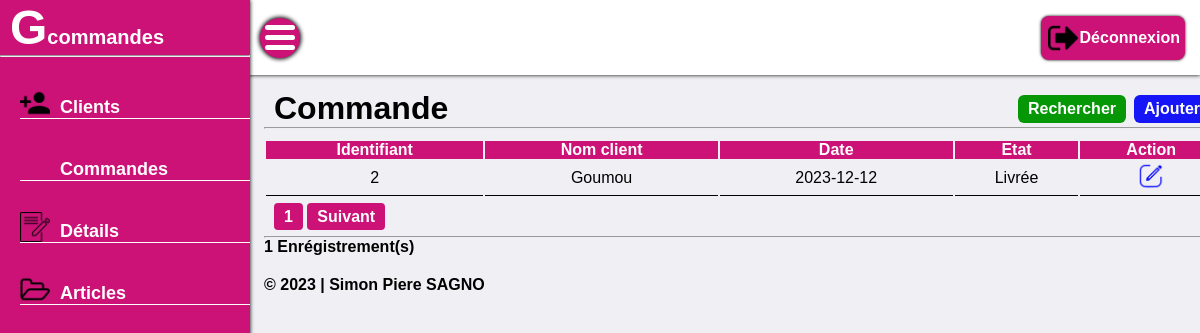
/commande.php (signed in), run on the app's committed database.
### tables this page shows
CREATE TABLE `t_commande` (
  `id_commande` int(10) UNSIGNED NOT NULL,
  `client` int(10) UNSIGNED DEFAULT NULL,
  `date_cmd` date DEFAULT NULL,
  `etat` int(10) UNSIGNED DEFAULT NULL
);

CREATE TABLE `t_client` (
  `id_client` int(10) UNSIGNED NOT NULL,
  `nom_client` varchar(255) DEFAULT NULL,
  `prenom_client` varchar(255) DEFAULT NULL,
  `tel_client` int(10) DEFAULT NULL,
  `email_client` varchar(255) DEFAULT NULL,
  `adresse_client` varchar(255) DEFAULT NULL
);

CREATE TABLE `t_etat` (
  `id_etat` int(10) UNSIGNED NOT NULL,
  `nom_etat` varchar(20) DEFAULT NULL
);

### commande.php (the view, shortened to what this page needs)
<?php
    try{
        $pdo = new PDO("mysql:host=localhost;dbname=g_commande;charset=utf8","root","");
    }catch (PDOException $exception) {
        header("Location:404.php");
    }
?>
<!DOCTYPE html>
<html lang="en">
<head>
    <link rel="stylesheet" href="style.css">
</head>
<body>
    <div class="wrap">
        <div class="slide_bar">
            <h1>G<span>commandes</span></h1>
            <hr>
            <div class="slide_list">
                    <a href="client.php">
                        <img src="icone/client.png" alt="">
                        <span>Clients</span>
                    </a>
                    <a href="commande.php">
                        <span>Commandes</span>
                    </a>
                    <a href="detail.php">
                        <img src="icone/detail.png" alt="">
                        <span>Détails</span>
                    </a>
                    <a href="article.php">
                        <img src="icone/article.png" alt="">
                        <span>Articles</span>
                    </a>
            </div>
        </div>
        <div class="header">
            <div class="sub_option">
                <div class="menu_icon"></div>
            </div>
            <div class="subMenu_item">
                 <a href="deconnexion.php" id="disconnect">
                    <img src="icone/deconnexion.png" alt="">
                    <span>Déconnexion</span>
                </a>
            </div>
        </div>
        <div class="main">
            <div class="main_option">
                <h1>Commande</h1>
                <div class="main_sub_option">
                    <a href="rchCommande.php">Rechercher</a>
                    <a href="addCommande.php">Ajouter</a>
                </div>
            </div>
            <hr>
            <div class="main_table">
                <table>
                    <thead>
                        <tr>
                            <th>Identifiant</th>
                            <th>Nom client</th>
                            <th>Date</th>
                            <th>Etat</th>
                            <th>Action</th>
                        </tr>
                    </thead>
                    <?php
                        if (isset($_GET['page'])){
                            $page = $_GET['page'];
                        }else{
                            $page = 1;
                        }
                        $nbr_page = 10;
                        $debut = ($page-1)*10;
                        $affichage = $pdo->query("SELECT id_commande,client, date_cmd, etat, id_client, nom_client AS t_client,id_etat, nom_etat AS t_etat FROM t_commande INNER JOIN t_client ON t_commande.client=t_client.id_client INNER JOIN t_etat ON t_commande.etat=t_etat.id_etat ORDER BY id_commande DESC LIMIT $debut,$nbr_page");
                        while($affichages = $affichage->fetch()){
                    ?>
                    <tbody>
                        <tr>
                            <td><?php echo $affichages["id_commande"]; ?></td>
                            <td><?php echo $affichages["t_client"]; ?></td>
                            <td><?php echo $affichages["date_cmd"]; ?></td>
                            <td><?php echo $affichages["t_etat"]; ?></td>
                            <td>
                                <a href="editerCommande.php?id=<?php echo $affichages["id_commande"]; ?>"><img src="icone/edit.png" alt="" width="30px"></a>
                            </td>
                        </tr>
                    </tbody>
                    <?php
                        }
                    ?>
                </table>
                <div class="main_pagination">
                    <?php
                        $query = $pdo->query("SELECT * FROM t_commande");
                        $compteur = $query->rowCount();
                        $total = ceil($compteur/$nbr_page = 10);
                    ?>
                     <?php
                        for($i=1; $i<=$total; $i++){
                    ?>
                    <a href="commande.php?page=<?php echo ($i); ?>"><?php echo $i; ?></a>
                    <?php
                        }
                        if($i>$page){
                    ?>
                    <a href="commande.php?page=<?php echo ($page+1); ?>">Suivant</a>
                    <?php
                        }
                    ?>
                </div>
            </div>
            <hr style="margin-top:10px">
                <?php
                    $enreg = $pdo->query("SELECT count(*) AS nb FROM t_commande");
                    while ($enregistrement = $enreg->fetch()){
                ?>
                    <p style="font-weight: 600;"><?php echo $enregistrement["nb"] . " Enrégistrement(s)"; ?></p>
                <?php
                    }
                ?>
            <div class="footer">
                <span id="footer">© 2023 | Simon Piere SAGNO</span>
            </div>
        </div>
    </div>
</body>
</html>

### style.css (style rules this page uses)
* { margin: 0; padding: 0; font-family: Poppins Light, sans-serif ; box-sizing: border-box; text-decoration: none; }
body { background: rgba(227, 227, 234, 0.5); }
.slide_bar { position: fixed; top: 0; left: 0; bottom: 0; width: 250px; overflow: hidden; height: 100%; background: #c17;; z-index: 10; box-shadow: 0 0 4px #000; }
.slide_bar h1 { font-size: 48px; color: #fff; margin-left: 10px; }
.slide_bar h1 span { font-size: 20px; }
.slide_list { margin-left: 20px; }
.slide_list a img { width: 30px; margin-right: 10px; }
.slide_list a { display: flex; align-items: center; margin-top: 30px; border-bottom: 1px solid #fff ; }
.slide_list a span { color: #fff; margin-top: 10px; font-weight: bold; font-size: 18px; }
.header { position: fixed; width: 86%; margin-left: 190px; height: 75px; background: #fff; display: flex; align-items: center; justify-content: space-between; box-shadow: 0 0 4px #000; }
.sub_option { display: flex; align-items: center; justify-content: space-between; margin-left: 260px; }
.menu_icon { position: relative; display: flex; align-items: center; justify-content: center; height: 40px; width: 40px; border-radius: 50%; cursor: pointer; background: #c17; box-shadow: 0 0 4px 1px #000; }
.menu_icon::before { content: ""; position: absolute; width: 30px; height: 5px; background: #fff; border-radius: 8px; box-shadow: 0 10px 0#fff; transform: translateY(-10px); }
.menu_icon::after { content: ""; position: absolute; width: 30px; height: 5px; background: #fff; border-radius: 8px; transform: translateY(10px); }
.subMenu_item { display: flex; align-items: center; margin-right: 15px; }
.subMenu_item img { width: 30px; margin: 2px; }
#disconnect { display: flex; align-items: center; background: #c17; padding: 5px; border-radius: 8px; box-shadow: 0 0 3px #000; }
#disconnect span { color: #fff; font-weight: 600; }
#disconnect img { width: 30px; }
.main { position: absolute; width: 80%; margin-left: 264px; height: 73vh; margin-top: 90px; z-index: -10; }
.main_option { display: flex; justify-content: space-between; }
.main_option h1 { margin-left: 10px; }
.main_sub_option { display: flex; align-items: center; margin-right: 10px; }
.main_sub_option a { background: rgb(5, 151, 5); padding: 5px 10px; border-radius: 6px; margin: 4px; color: #fff; font-weight: 600; }
.main_sub_option a:nth-child(2) { background: rgb(21, 21, 248); }
.main_table { width: 100%; }
.main_table table { width: 100%; margin-top: 10px; }
.main_table table thead { text-align: start; background: #c17; color: #fff; }
.main_table table tbody { text-align: center; }
.main_table table tbody tr td { border-bottom: 1px solid #000; }
.main_pagination { margin-top: 10px; margin-left: 10px; }
.main_pagination a { border-radius: 4px; padding: 5px 10px; background: #c17; color: #fff; font-weight: 600; }
.footer { margin-top: 20px; }
.footer #footer { color: #000; font-weight: 600; }
@media screen and (max-width : 2500px) { .header { width: 100%; margin-left: 0; } }
@media screen and (max-width : 1500px) { .header { width: 100%; margin-left: 0; } }

### data on the page
t_commande: id_commande "2", client.nom_client "Goumou", date_cmd "2023-12-12", etat.nom_etat "Livrée"

### other printed values
$enregistrement["nb"] "1"
